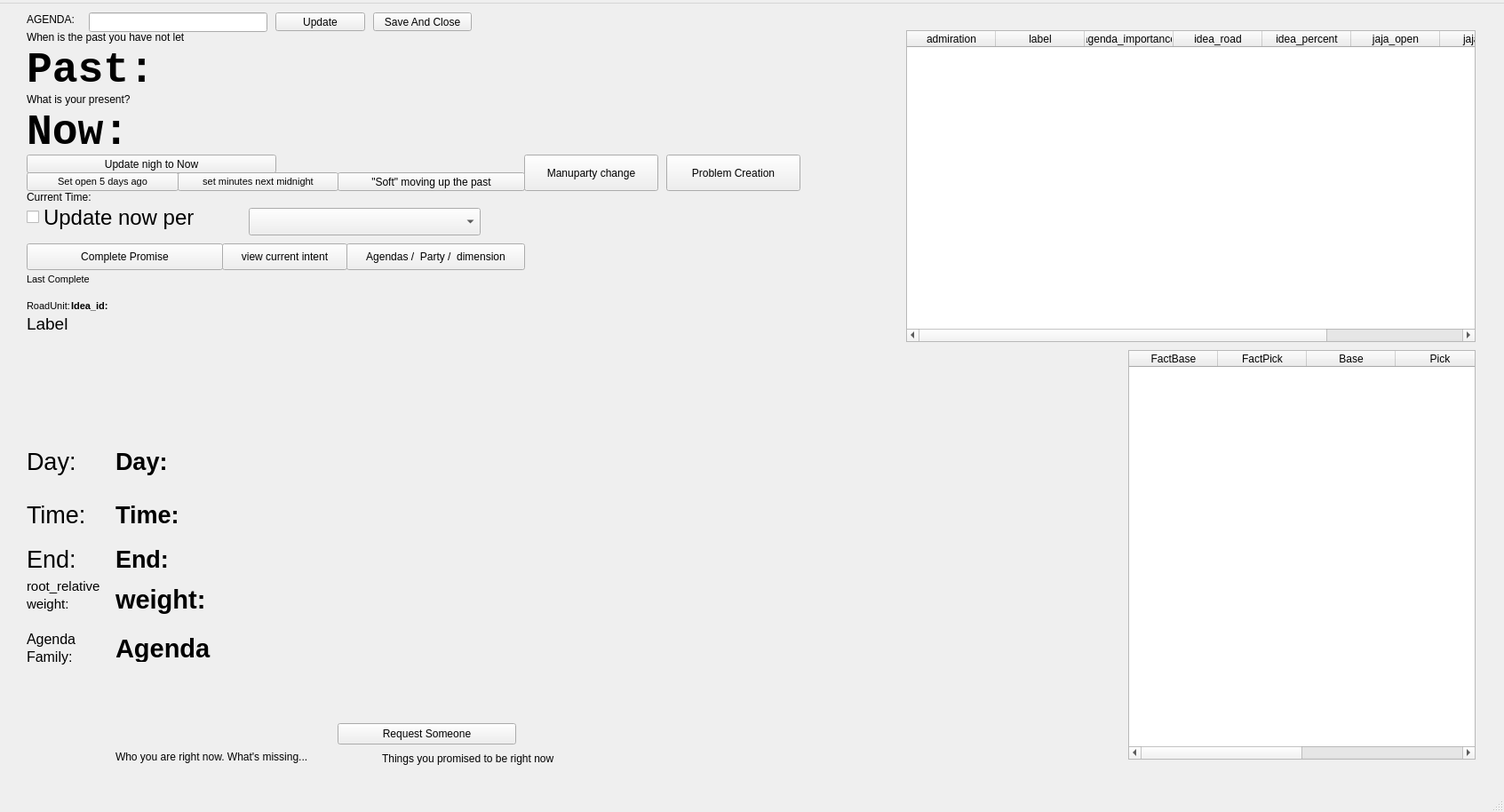
<?xml version="1.0" encoding="UTF-8"?>
<ui version="4.0">
 <class>MainWindow</class>
 <widget class="QMainWindow" name="MainWindow">
  <property name="geometry">
   <rect>
    <x>0</x>
    <y>0</y>
    <width>1693</width>
    <height>914</height>
   </rect>
  </property>
  <property name="windowkind">
   <string>MainWindow</string>
  </property>
  <widget class="QWidget" name="centralwidget">
   <widget class="QPushButton" name="editmain_button">
    <property name="geometry">
     <rect>
      <x>390</x>
      <y>270</y>
      <width>201</width>
      <height>30</height>
     </rect>
    </property>
    <property name="text">
     <string>Agendas /  Party /  dimension</string>
    </property>
   </widget>
   <widget class="QPushButton" name="fact_open_lower_spec1">
    <property name="geometry">
     <rect>
      <x>200</x>
      <y>190</y>
      <width>181</width>
      <height>21</height>
     </rect>
    </property>
    <property name="font">
     <font>
      <pointsize>8</pointsize>
     </font>
    </property>
    <property name="text">
     <string>set minutes next midnight</string>
    </property>
   </widget>
   <widget class="QPushButton" name="fact_nigh_now">
    <property name="geometry">
     <rect>
      <x>30</x>
      <y>170</y>
      <width>281</width>
      <height>21</height>
     </rect>
    </property>
    <property name="text">
     <string>Update nigh to Now</string>
    </property>
   </widget>
   <widget class="QPushButton" name="intent_task_complete">
    <property name="geometry">
     <rect>
      <x>30</x>
      <y>270</y>
      <width>221</width>
      <height>30</height>
     </rect>
    </property>
    <property name="text">
     <string>Complete Promise</string>
    </property>
   </widget>
   <widget class="QLabel" name="root_datetime_prev_l">
    <property name="geometry">
     <rect>
      <x>30</x>
      <y>50</y>
      <width>971</width>
      <height>51</height>
     </rect>
    </property>
    <property name="font">
     <font>
      <family>Courier New</family>
      <pointsize>36</pointsize>
      <weight>75</weight>
      <bold>true</bold>
     </font>
    </property>
    <property name="text">
     <string>Past:</string>
    </property>
   </widget>
   <widget class="QLabel" name="root_datetime_curr_l">
    <property name="geometry">
     <rect>
      <x>30</x>
      <y>120</y>
      <width>981</width>
      <height>51</height>
     </rect>
    </property>
    <property name="font">
     <font>
      <family>Courier New</family>
      <pointsize>36</pointsize>
      <weight>75</weight>
      <bold>true</bold>
     </font>
    </property>
    <property name="text">
     <string>Now:</string>
    </property>
   </widget>
   <widget class="QLabel" name="label_2">
    <property name="geometry">
     <rect>
      <x>30</x>
      <y>100</y>
      <width>141</width>
      <height>16</height>
     </rect>
    </property>
    <property name="text">
     <string>What is your present?</string>
    </property>
   </widget>
   <widget class="QLabel" name="label_3">
    <property name="geometry">
     <rect>
      <x>30</x>
      <y>30</y>
      <width>181</width>
      <height>16</height>
     </rect>
    </property>
    <property name="text">
     <string>When is the past you have not let go?</string>
    </property>
   </widget>
   <widget class="QLabel" name="label_intent_label_header">
    <property name="geometry">
     <rect>
      <x>30</x>
      <y>340</y>
      <width>141</width>
      <height>41</height>
     </rect>
    </property>
    <property name="font">
     <font>
      <pointsize>14</pointsize>
     </font>
    </property>
    <property name="text">
     <string>Label</string>
    </property>
   </widget>
   <widget class="QPushButton" name="root_datetime_view">
    <property name="geometry">
     <rect>
      <x>590</x>
      <y>170</y>
      <width>151</width>
      <height>41</height>
     </rect>
    </property>
    <property name="text">
     <string>Manuparty change</string>
    </property>
   </widget>
   <widget class="QPushButton" name="loubby_button">
    <property name="geometry">
     <rect>
      <x>380</x>
      <y>810</y>
      <width>201</width>
      <height>24</height>
     </rect>
    </property>
    <property name="text">
     <string>Request Someone</string>
    </property>
   </widget>
   <widget class="QLabel" name="label_7">
    <property name="geometry">
     <rect>
      <x>130</x>
      <y>840</y>
      <width>331</width>
      <height>16</height>
     </rect>
    </property>
    <property name="text">
     <string>Who you are right now. What's missing...</string>
    </property>
   </widget>
   <widget class="QCheckBox" name="cb_update_now_repeat">
    <property name="geometry">
     <rect>
      <x>30</x>
      <y>220</y>
      <width>371</width>
      <height>41</height>
     </rect>
    </property>
    <property name="font">
     <font>
      <pointsize>18</pointsize>
     </font>
    </property>
    <property name="text">
     <string>Update now per</string>
    </property>
   </widget>
   <widget class="QLabel" name="label_time_display">
    <property name="geometry">
     <rect>
      <x>30</x>
      <y>210</y>
      <width>261</width>
      <height>16</height>
     </rect>
    </property>
    <property name="text">
     <string>Current Time:</string>
    </property>
   </widget>
   <widget class="QPushButton" name="edit_intent_button">
    <property name="geometry">
     <rect>
      <x>250</x>
      <y>270</y>
      <width>141</width>
      <height>30</height>
     </rect>
    </property>
    <property name="text">
     <string>view current intent</string>
    </property>
   </widget>
   <widget class="QTableWidget" name="facts_table">
    <property name="geometry">
     <rect>
      <x>1270</x>
      <y>390</y>
      <width>391</width>
      <height>461</height>
     </rect>
    </property>
    <column>
     <property name="text">
      <string>FactBase</string>
     </property>
    </column>
    <column>
     <property name="text">
      <string>FactPick</string>
     </property>
    </column>
    <column>
     <property name="text">
      <string>Base</string>
     </property>
    </column>
    <column>
     <property name="text">
      <string>Pick</string>
     </property>
    </column>
    <column>
     <property name="text">
      <string>Open</string>
     </property>
    </column>
    <column>
     <property name="text">
      <string>Close</string>
     </property>
    </column>
   </widget>
   <widget class="QLabel" name="agenda_l">
    <property name="geometry">
     <rect>
      <x>30</x>
      <y>10</y>
      <width>91</width>
      <height>16</height>
     </rect>
    </property>
    <property name="text">
     <string>AGENDA: </string>
    </property>
   </widget>
   <widget class="QPushButton" name="agenda_label_update_button">
    <property name="geometry">
     <rect>
      <x>310</x>
      <y>10</y>
      <width>101</width>
      <height>21</height>
     </rect>
    </property>
    <property name="text">
     <string>Update</string>
    </property>
   </widget>
   <widget class="QLineEdit" name="agenda_healer">
    <property name="geometry">
     <rect>
      <x>100</x>
      <y>10</y>
      <width>201</width>
      <height>22</height>
     </rect>
    </property>
   </widget>
   <widget class="QLabel" name="label_intent_day_header">
    <property name="geometry">
     <rect>
      <x>30</x>
      <y>500</y>
      <width>91</width>
      <height>31</height>
     </rect>
    </property>
    <property name="font">
     <font>
      <pointsize>20</pointsize>
     </font>
    </property>
    <property name="text">
     <string>Day:</string>
    </property>
   </widget>
   <widget class="QLabel" name="label_intent_time_header">
    <property name="geometry">
     <rect>
      <x>30</x>
      <y>560</y>
      <width>91</width>
      <height>31</height>
     </rect>
    </property>
    <property name="font">
     <font>
      <pointsize>20</pointsize>
     </font>
    </property>
    <property name="text">
     <string>Time:</string>
    </property>
   </widget>
   <widget class="QLabel" name="label_intent_end_header">
    <property name="geometry">
     <rect>
      <x>30</x>
      <y>610</y>
      <width>91</width>
      <height>31</height>
     </rect>
    </property>
    <property name="font">
     <font>
      <pointsize>20</pointsize>
     </font>
    </property>
    <property name="text">
     <string>End:</string>
    </property>
   </widget>
   <widget class="QLabel" name="label_intent_agenda_importance_header1">
    <property name="geometry">
     <rect>
      <x>30</x>
      <y>640</y>
      <width>91</width>
      <height>31</height>
     </rect>
    </property>
    <property name="font">
     <font>
      <pointsize>11</pointsize>
     </font>
    </property>
    <property name="text">
     <string>root_relative</string>
    </property>
   </widget>
   <widget class="QLabel" name="label_intent_family_header1">
    <property name="geometry">
     <rect>
      <x>30</x>
      <y>700</y>
      <width>81</width>
      <height>31</height>
     </rect>
    </property>
    <property name="font">
     <font>
      <pointsize>12</pointsize>
     </font>
    </property>
    <property name="text">
     <string>Agenda</string>
    </property>
   </widget>
   <widget class="QLabel" name="label_intent_road_header">
    <property name="geometry">
     <rect>
      <x>30</x>
      <y>320</y>
      <width>71</width>
      <height>41</height>
     </rect>
    </property>
    <property name="font">
     <font>
      <pointsize>8</pointsize>
     </font>
    </property>
    <property name="text">
     <string>RoadUnit:</string>
    </property>
   </widget>
   <widget class="QLabel" name="label_intent_label_data">
    <property name="geometry">
     <rect>
      <x>150</x>
      <y>340</y>
      <width>861</width>
      <height>71</height>
     </rect>
    </property>
    <property name="font">
     <font>
      <pointsize>36</pointsize>
     </font>
    </property>
    <property name="text">
     <string/>
    </property>
    <property name="wordWrap">
     <bool>true</bool>
    </property>
   </widget>
   <widget class="QLabel" name="label_intent_family_header2">
    <property name="geometry">
     <rect>
      <x>30</x>
      <y>720</y>
      <width>81</width>
      <height>31</height>
     </rect>
    </property>
    <property name="font">
     <font>
      <pointsize>12</pointsize>
     </font>
    </property>
    <property name="text">
     <string>Family:</string>
    </property>
   </widget>
   <widget class="QLabel" name="label_intent_agenda_importance_header2">
    <property name="geometry">
     <rect>
      <x>30</x>
      <y>660</y>
      <width>101</width>
      <height>31</height>
     </rect>
    </property>
    <property name="font">
     <font>
      <pointsize>11</pointsize>
     </font>
    </property>
    <property name="text">
     <string>weight:</string>
    </property>
   </widget>
   <widget class="QLabel" name="label_intent_road_data">
    <property name="geometry">
     <rect>
      <x>80</x>
      <y>330</y>
      <width>561</width>
      <height>21</height>
     </rect>
    </property>
    <property name="font">
     <font>
      <pointsize>8</pointsize>
      <weight>75</weight>
      <bold>true</bold>
     </font>
    </property>
    <property name="text">
     <string>Idea_id:</string>
    </property>
   </widget>
   <widget class="QLabel" name="label_intent_family_data">
    <property name="geometry">
     <rect>
      <x>130</x>
      <y>710</y>
      <width>221</width>
      <height>31</height>
     </rect>
    </property>
    <property name="font">
     <font>
      <pointsize>22</pointsize>
      <weight>75</weight>
      <bold>true</bold>
     </font>
    </property>
    <property name="text">
     <string>Agenda</string>
    </property>
   </widget>
   <widget class="QLabel" name="label_intent_agenda_importance_data">
    <property name="geometry">
     <rect>
      <x>130</x>
      <y>650</y>
      <width>221</width>
      <height>41</height>
     </rect>
    </property>
    <property name="font">
     <font>
      <pointsize>22</pointsize>
      <weight>75</weight>
      <bold>true</bold>
     </font>
    </property>
    <property name="text">
     <string>weight:</string>
    </property>
   </widget>
   <widget class="QLabel" name="label_intent_end_data">
    <property name="geometry">
     <rect>
      <x>130</x>
      <y>610</y>
      <width>221</width>
      <height>31</height>
     </rect>
    </property>
    <property name="font">
     <font>
      <pointsize>20</pointsize>
      <weight>75</weight>
      <bold>true</bold>
     </font>
    </property>
    <property name="text">
     <string>End:</string>
    </property>
   </widget>
   <widget class="QLabel" name="label_intent_time_data">
    <property name="geometry">
     <rect>
      <x>130</x>
      <y>560</y>
      <width>221</width>
      <height>31</height>
     </rect>
    </property>
    <property name="font">
     <font>
      <pointsize>20</pointsize>
      <weight>75</weight>
      <bold>true</bold>
     </font>
    </property>
    <property name="text">
     <string>Time:</string>
    </property>
   </widget>
   <widget class="QLabel" name="label_intent_day_data">
    <property name="geometry">
     <rect>
      <x>130</x>
      <y>500</y>
      <width>221</width>
      <height>31</height>
     </rect>
    </property>
    <property name="font">
     <font>
      <pointsize>20</pointsize>
      <weight>75</weight>
      <bold>true</bold>
     </font>
    </property>
    <property name="text">
     <string>Day:</string>
    </property>
   </widget>
   <widget class="QComboBox" name="update_now_time_frame">
    <property name="geometry">
     <rect>
      <x>280</x>
      <y>230</y>
      <width>261</width>
      <height>31</height>
     </rect>
    </property>
    <property name="font">
     <font>
      <pointsize>14</pointsize>
     </font>
    </property>
   </widget>
   <widget class="QPushButton" name="fact_open_soft_spec1">
    <property name="geometry">
     <rect>
      <x>380</x>
      <y>190</y>
      <width>211</width>
      <height>21</height>
     </rect>
    </property>
    <property name="text">
     <string>&quot;Soft&quot; moving up the past</string>
    </property>
   </widget>
   <widget class="QTableWidget" name="intent_states">
    <property name="geometry">
     <rect>
      <x>1020</x>
      <y>30</y>
      <width>641</width>
      <height>351</height>
     </rect>
    </property>
    <property name="sizeAdjustPolicy">
     <enum>QAbstractScrollArea::AdjustToContents</enum>
    </property>
    <column>
     <property name="text">
      <string>admiration</string>
     </property>
    </column>
    <column>
     <property name="text">
      <string>label</string>
     </property>
    </column>
    <column>
     <property name="text">
      <string>agenda_importance</string>
     </property>
    </column>
    <column>
     <property name="text">
      <string>idea_road</string>
     </property>
    </column>
    <column>
     <property name="text">
      <string>idea_percent</string>
     </property>
    </column>
    <column>
     <property name="text">
      <string>jaja_open</string>
     </property>
    </column>
    <column>
     <property name="text">
      <string>jaja_nigh</string>
     </property>
    </column>
    <column>
     <property name="text">
      <string>range_source_road</string>
     </property>
    </column>
   </widget>
   <widget class="QLabel" name="label_8">
    <property name="geometry">
     <rect>
      <x>430</x>
      <y>840</y>
      <width>331</width>
      <height>20</height>
     </rect>
    </property>
    <property name="text">
     <string>Things you promised to be right now</string>
    </property>
   </widget>
   <widget class="QPushButton" name="fact_open_5daysago">
    <property name="geometry">
     <rect>
      <x>30</x>
      <y>190</y>
      <width>171</width>
      <height>21</height>
     </rect>
    </property>
    <property name="font">
     <font>
      <pointsize>8</pointsize>
     </font>
    </property>
    <property name="text">
     <string>Set open 5 days ago</string>
    </property>
   </widget>
   <widget class="QLabel" name="label_last_label">
    <property name="geometry">
     <rect>
      <x>120</x>
      <y>300</y>
      <width>891</width>
      <height>21</height>
     </rect>
    </property>
    <property name="font">
     <font>
      <pointsize>8</pointsize>
      <weight>75</weight>
      <bold>true</bold>
     </font>
    </property>
    <property name="text">
     <string/>
    </property>
   </widget>
   <widget class="QLabel" name="label_last_burb">
    <property name="geometry">
     <rect>
      <x>30</x>
      <y>300</y>
      <width>71</width>
      <height>21</height>
     </rect>
    </property>
    <property name="font">
     <font>
      <pointsize>8</pointsize>
     </font>
    </property>
    <property name="text">
     <string>Last Complete:</string>
    </property>
   </widget>
   <widget class="QPushButton" name="problem_popup_button">
    <property name="geometry">
     <rect>
      <x>750</x>
      <y>170</y>
      <width>151</width>
      <height>41</height>
     </rect>
    </property>
    <property name="text">
     <string>Problem Creation</string>
    </property>
   </widget>
   <widget class="QLabel" name="current_file_path_l">
    <property name="geometry">
     <rect>
      <x>540</x>
      <y>10</y>
      <width>471</width>
      <height>20</height>
     </rect>
    </property>
    <property name="text">
     <string/>
    </property>
   </widget>
   <widget class="QPushButton" name="save_close_button">
    <property name="geometry">
     <rect>
      <x>420</x>
      <y>10</y>
      <width>111</width>
      <height>21</height>
     </rect>
    </property>
    <property name="text">
     <string>Save And Close</string>
    </property>
   </widget>
  </widget>
  <widget class="QMenuBar" name="menubar">
   <property name="geometry">
    <rect>
     <x>0</x>
     <y>0</y>
     <width>1693</width>
     <height>21</height>
    </rect>
   </property>
   <property name="accessiblePID">
    <string>File</string>
   </property>
   <property name="accessibleDescription">
    <string>General Operations</string>
   </property>
   <widget class="QMenu" name="file_menu">
    <property name="kind">
     <string>File</string>
    </property>
    <addaction name="fm_new"/>
    <addaction name="fm_open"/>
    <addaction name="fm_save"/>
    <addaction name="save_as"/>
   </widget>
   <addaction name="file_menu"/>
  </widget>
  <widget class="QStatusBar" name="statusbar"/>
  <action name="fm_open">
   <property name="checkable">
    <bool>false</bool>
   </property>
   <property name="text">
    <string>Open</string>
   </property>
  </action>
  <action name="fm_save">
   <property name="text">
    <string>Save</string>
   </property>
  </action>
  <action name="save_as">
   <property name="text">
    <string>Save as...</string>
   </property>
  </action>
  <action name="fm_new">
   <property name="text">
    <string>New</string>
   </property>
  </action>
 </widget>
 <resources/>
 <connections/>
</ui>
